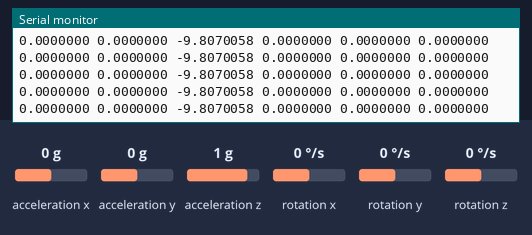
The sketch below on a simulated Arduino Uno, built with avr-gcc and run on an emulated ATmega328P. Shown: the last lines printed to the serial monitor. The inputs (shaded band) are chosen by the test bench; at power-on: acceleration z 1 g, acceleration x 0 g, acceleration y 0 g, rotation x 0 °/s, rotation y 0 °/s, rotation z 0 °/s.

Above: at 1.2 s.
1.3 s: acceleration z set to -1.4 g
At 2.3 s:
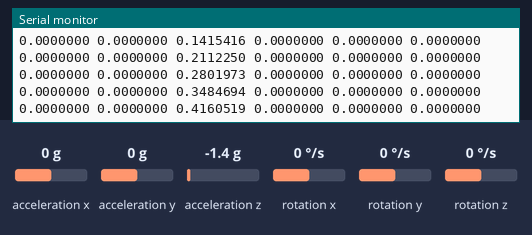
4.3 s: acceleration x set to -1.4 g
At 5.3 s:
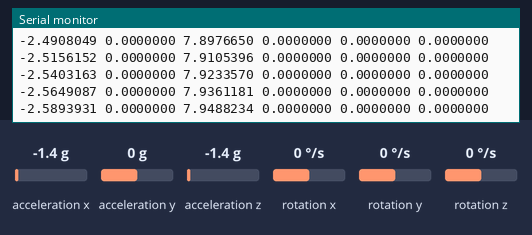
7.3 s: acceleration y set to -1.4 g
At 8.3 s:
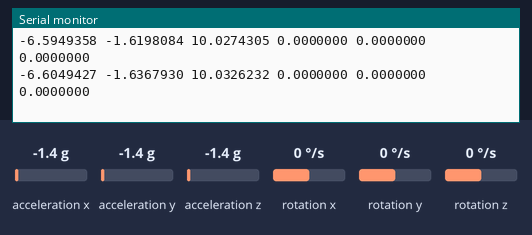
10.3 s: rotation x set to -192 °/s
At 11.4 s:
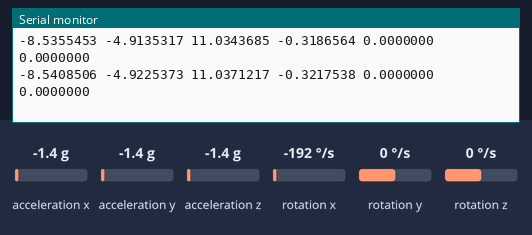
11.8 s: rotation y set to -192 °/s
At 12.9 s:
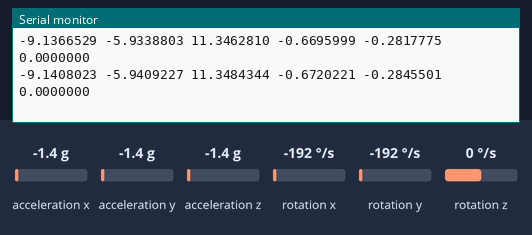
13.3 s: acceleration z set to 0 g
At 14.0 s:
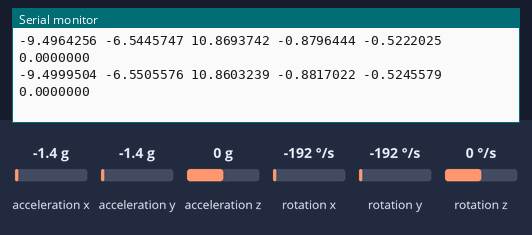
Timing chart, 0 to 16.3 s (numbered marks = the images above; inputs shaded):
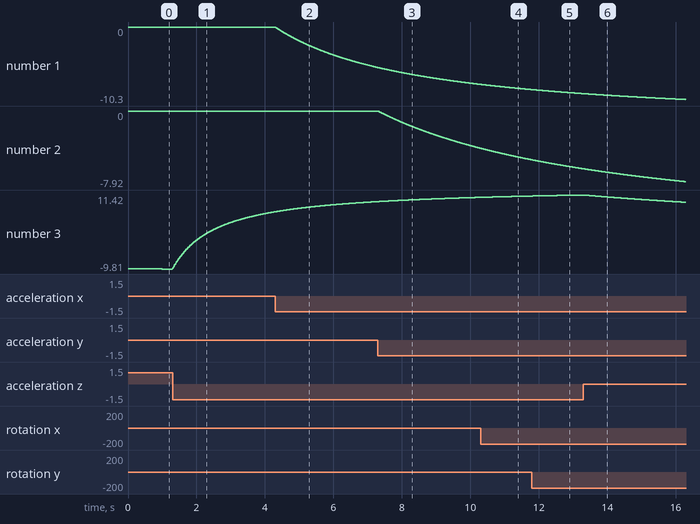

Measured:
- after the input at 1.3 s, the serial monitor: prints a new line at once (image 1)
- plotted number 3: -9.81 → 6.61 after the input at 1.3 s

The sketch:

MPU9250_Acc_Gyro_Calibration.ino
```cpp
#include "MPU9250.h"
MPU9250 IMU(Wire,0x68);

float accel[3];
float gyro[3];
int sample_times = 1;

float acc_cal[3] = {0.0, 0.0, 0.0};
float gyro_cal[3] = {0.0, 0.0, 0.0};

void read_sensors() {
  IMU.readSensor();
  accel[0] = IMU.getAccelX_mss();
  accel[1] = IMU.getAccelY_mss();
  accel[2] = IMU.getAccelZ_mss();

  gyro[0] = IMU.getGyroX_rads();
  gyro[1] = IMU.getGyroY_rads();
  gyro[2] = IMU.getGyroZ_rads();
}

void setup() {
  Serial.begin(1000000);
  while (!Serial) yield();

  // start communication with IMU
  IMU.begin();
  // setting the accelerometer full scale range to +/-8G
  IMU.setAccelRange(MPU9250::ACCEL_RANGE_4G);
  // setting the gyroscope full scale range to +/-500 deg/s
  IMU.setGyroRange(MPU9250::GYRO_RANGE_500DPS);
  // setting DLPF bandwidth to 20 Hz
  IMU.setDlpfBandwidth(MPU9250::DLPF_BANDWIDTH_41HZ);
  // setting SRD to 19 for a 50 Hz update rate
  IMU.setSrd(9);
}

void loop() {
  read_sensors();
  for (int i = 0; i < 3; i++) {
    acc_cal[i] += accel[i];
    gyro_cal[i] += gyro[i];
  }
  Serial.print(acc_cal[0] / sample_times, 7);
  Serial.print(" ");
  Serial.print(acc_cal[1] / sample_times, 7);
  Serial.print(" ");
  Serial.print(acc_cal[2] / sample_times, 7);
  Serial.print(" ");
  Serial.print(gyro_cal[0] / sample_times, 7);
  Serial.print(" ");
  Serial.print(gyro_cal[1] / sample_times, 7);
  Serial.print(" ");
  Serial.println(gyro_cal[2] / sample_times, 7);
  sample_times++;

}
```
